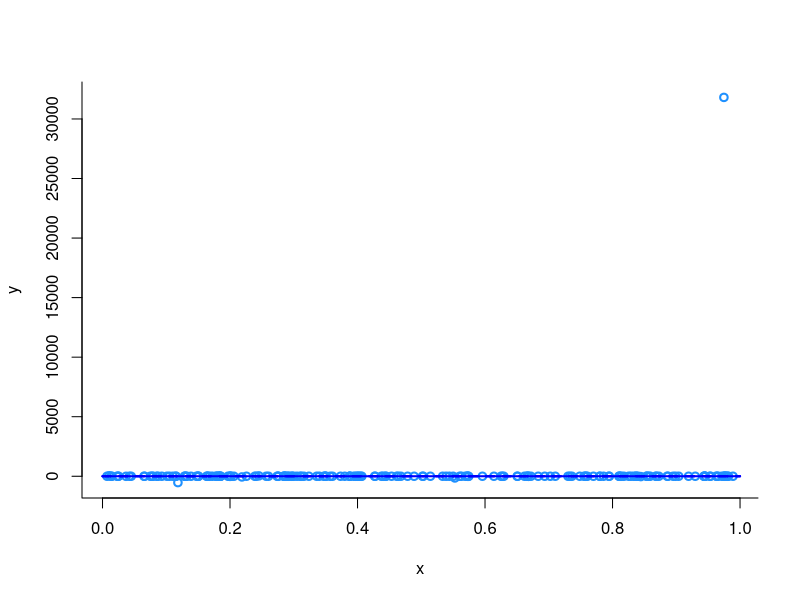
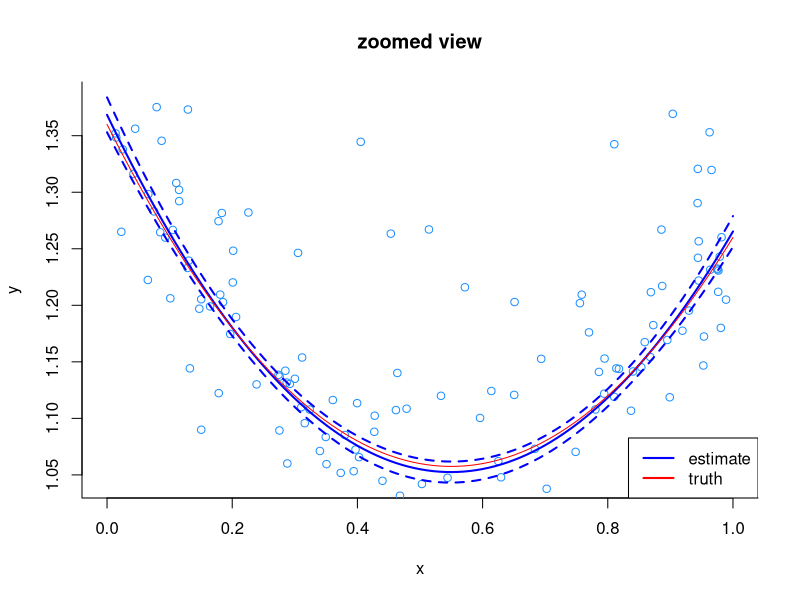

Recreate these plots in R, in order.
# tquadRegMFVB.R

set.seed(2)
nBatch <- 200
beta <- c(1.36, -1.1, 1)
sigma <- .04
nu <- 0.5
x <- runif(nBatch)
X <- cbind(rep(1, nBatch), x, x^2)
y <- X %*% beta + sigma * rt(nBatch, nu)
plot(x, y, bty="l", type="n")
points(x, y, col="dodgerblue", lwd=2)

sigma.beta <- 1e5
A <- 1e5
E.q.recip.sigsq <- 1
E.q.beta <- rep(0, 3)
Cov.q.beta <- diag(3)
for (itnum in 1:1000) {
  resid <- as.vector(y - X %*% E.q.beta)
  E.q.recip.b <- (nu + 1) / (nu + E.q.recip.sigsq * (resid^2 + diag(X %*% Cov.q.beta %*% t(X))))
  Cov.q.beta <- solve(E.q.recip.sigsq * crossprod(X, E.q.recip.b * X) + (1/sigma.beta^2) * diag(3))
  E.q.beta <- E.q.recip.sigsq * Cov.q.beta %*% crossprod(X, E.q.recip.b * y)
  E.q.recip.a <- 1/(E.q.recip.sigsq + (1/A^2))
  E.q.recip.sigsq <- (nBatch + 1) / (2 * E.q.recip.a + sum(E.q.recip.b * resid^2) + sum(diag(Cov.q.beta %*% crossprod(X, E.q.recip.b * X))))
}

ng <- 101
xg <- seq(0, 1, length=ng)
Xg <- cbind(rep(1, ng), xg, xg^2)
meang <- as.vector(Xg %*% E.q.beta)
seg <- sqrt(diag(Xg %*% Cov.q.beta %*% t(Xg)))
lowg <- meang - qnorm(0.975) * seg
uppg <- meang + qnorm(0.975) * seg
lines(xg, meang, col="blue", lwd=2)
lines(xg, lowg, col="blue", lwd=2, lty=2)
lines(xg, uppg, col="blue", lwd=2, lty=2)

# Resistant to outliers because of heavy tailed distribution

plot(0, 0, type="l", xlim=c(0, 1), ylim=range(c(lowg, uppg)), bty="l",
     xlab="x", ylab="y", main="zoomed view")
points(x, y, col="dodgerblue")
lines(xg, meang, col="blue", lwd=2)
lines(xg, lowg, col="blue", lwd=2, lty=2)
lines(xg, uppg, col="blue", lwd=2, lty=2)
lines(xg, as.vector(cbind(rep(1, ng), xg, xg^2) %*% beta), col="red")
legend("bottomright", legend=c("estimate", "truth"), lwd = rep(2, 1), col=c("blue", "red"))
